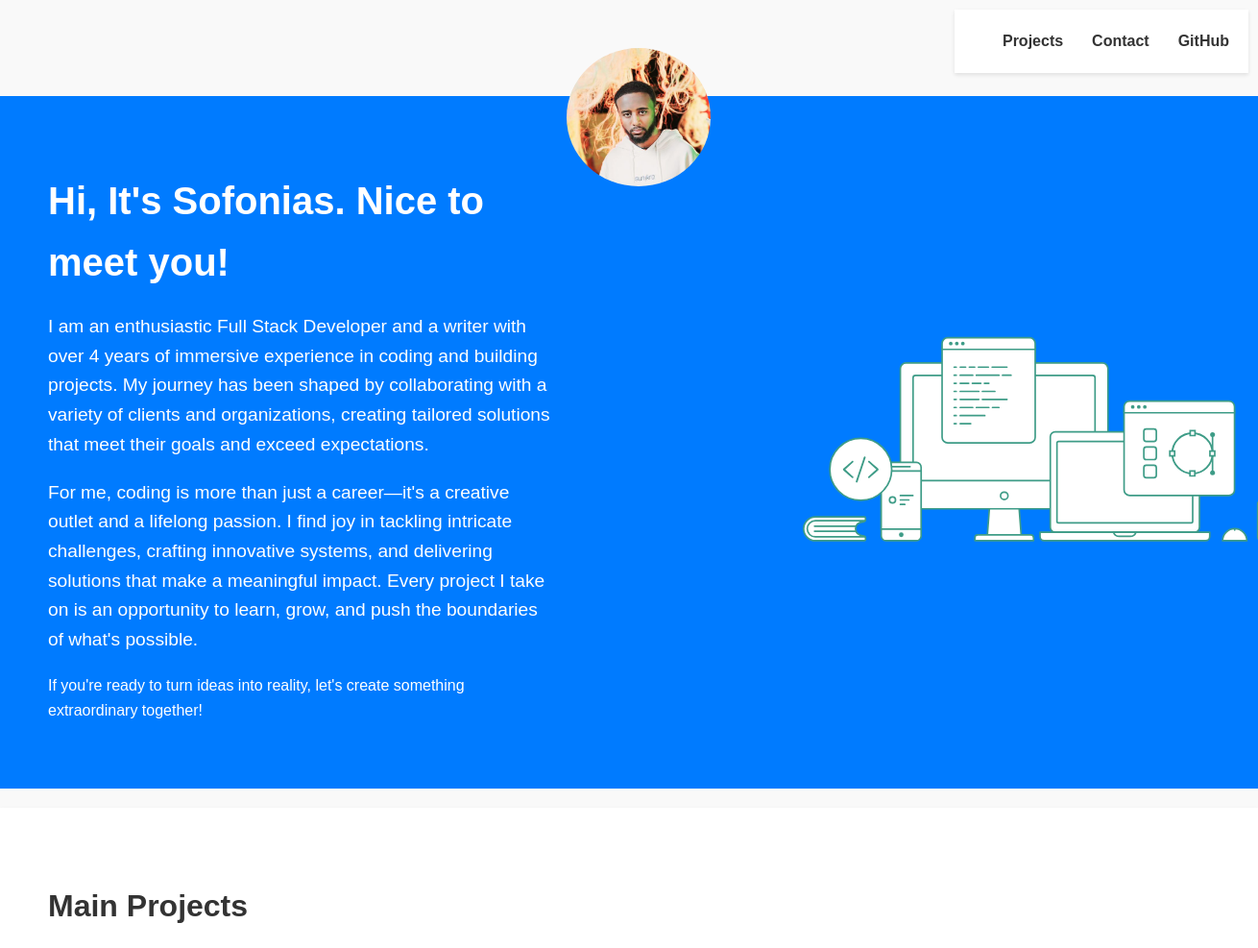
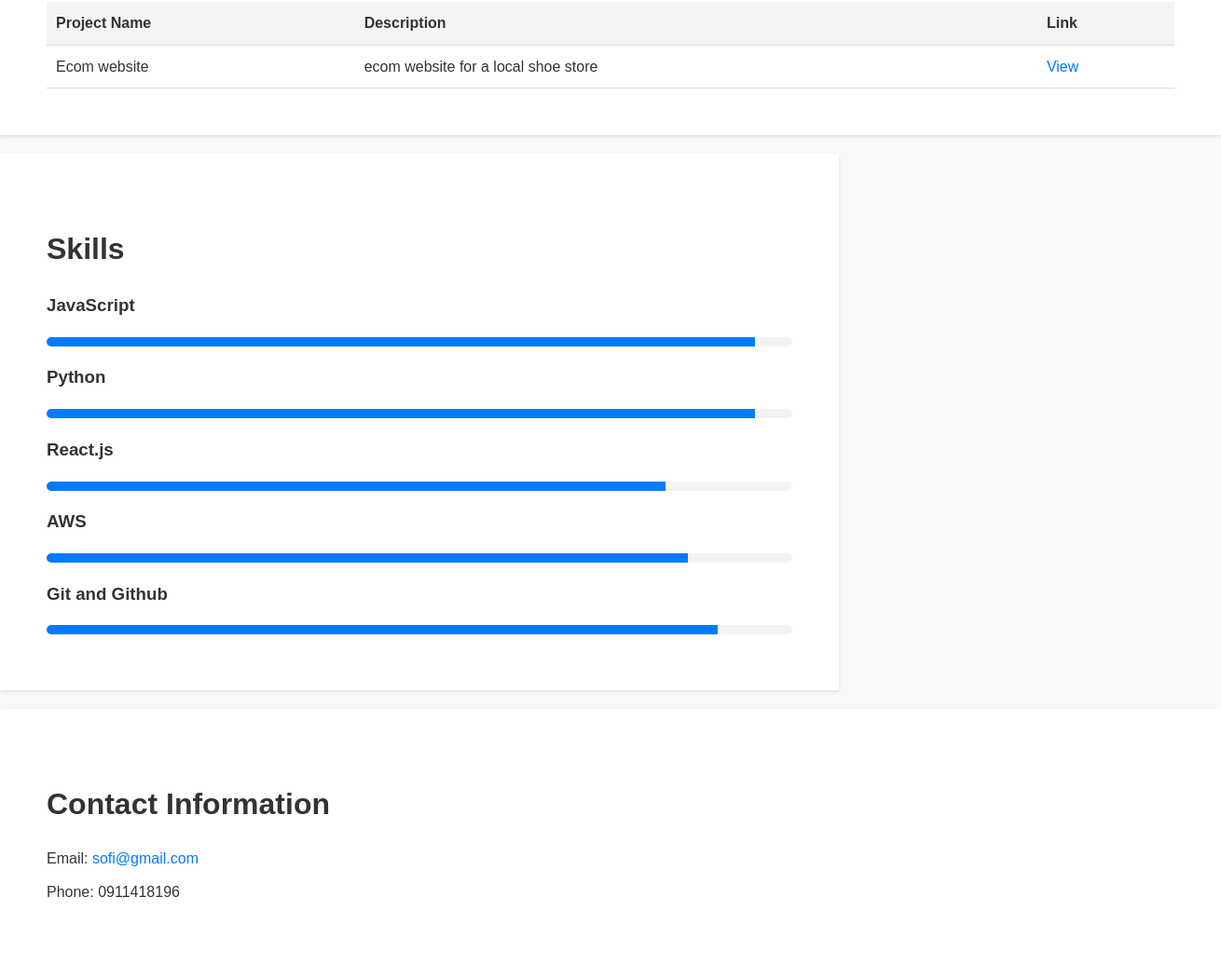
The page / on the database its author committed (2 pictures, top to bottom).
### tables this page shows
CREATE TABLE `website` (
  `id` int(11) NOT NULL,
  `name` varchar(255) NOT NULL,
  `email` varchar(255) NOT NULL,
  `phone` varchar(20) NOT NULL,
  `about` text NOT NULL
);

CREATE TABLE `project` (
  `id` int(11) NOT NULL,
  `imageurl` varchar(255) NOT NULL,
  `project_name` varchar(255) NOT NULL,
  `description` text NOT NULL
);

CREATE TABLE `services` (
  `id` int(11) NOT NULL,
  `name` varchar(255) NOT NULL,
  `level` int(11) NOT NULL
);

### includes/include.inc.php (called while the page is built, shortened)
<?php
function load($class){
    $path = 'classes/';
    $extension = '.class.php';
    $file = $path.$class.$extension;
}
?>

### classes/model.class.php (called while the page is built, shortened)
<?php
class Model extends Db {
protected function fetchWebsiteData() {
    $conn = $this->conn();
    $stmt = $conn->prepare("SELECT * FROM website LIMIT 1");
    $stmt->execute();
    return $stmt->get_result();
}
    protected function fetchProjectData() {
        $conn = $this->conn();
        $stmt = $conn->prepare("SELECT * FROM project");
        $stmt->execute();
        return $stmt->get_result();
    }
    protected function fetchServicesData() {
    $conn = $this->conn();
    $stmt = $conn->prepare("SELECT * FROM services");
    $stmt->execute();
    return $stmt->get_result();
}
}

### classes/controller.class.php (called while the page is built, shortened)
<?php
class Controller extends Model {
    public function readWebsiteContent() {
        $content = $this->fetchWebsiteData();
        return $content;
    }
    public function readProjectContent() {
        $content = $this->fetchProjectData();
        return $content;
    }
    public function readServicesContent() {
        $content = $this->fetchServicesData();
        return $content;
    }
    public function deleteServicesContent($id) {
        $content = $this->removeServicesData($id);
        return $content;
    }}
?>

### index.php (the view, shortened to what this page needs)
<?php
include 'includes/include.inc.php';
$controller = new Controller();
$websiteResult = $controller->readWebsiteContent();
$websiteData = $websiteResult ? $websiteResult->fetch_assoc() : [];
$name = $websiteData['name'] ?? 'Your Name';
$about = $websiteData['about'] ?? 'Welcome to my portfolio!';
$email = $websiteData['email'] ?? 'your-email@example.com';
$phone = $websiteData['phone'] ?? 'Your Phone Number';
$projectResult = $controller->readProjectContent();
$servicesResult = $controller->readServicesContent();
?>
<!DOCTYPE html>
<html lang="en">
<head>
    <link rel="stylesheet" href="style/style.css">
</head>
<body>
    <nav>
        <ul>
            <li><a href="./projects.html">Projects</a></li>
            <li><a href="./contact.html">Contact</a></li>
            <li><a href="https://github.com/kiztopia1/">GitHub</a></li>
        </ul>
    </nav>
    <div class="hero">
        <div class="left">
            <h1>Hi, It's <?php echo htmlspecialchars($name); ?>. Nice to meet you!</h1>
            <p><?php echo $about; ?></p>
        </div>
        <img src="./images/profile.jpg" alt="Profile Image" class="profile" />
        <div class="right">
            <img src="./images/hero.svg" alt="Hero Image" />
        </div>
    </div>
    <div class="projects">
        <section>
            <h2>Main Projects</h2>
            <table>
                <thead>
                    <tr>
                        <th>Project Name</th>
                        <th>Description</th>
                        <th>Link</th>
                    </tr>
                </thead>
                <tbody>
                    <?php while ($project = $projectResult->fetch_assoc()): ?>
                        <tr>
                            <td><?php echo htmlspecialchars($project['project_name']); ?></td>
                            <td><?php echo htmlspecialchars($project['description']); ?></td>
                            <td>
                                <a href="<?php echo htmlspecialchars($project['imageurl']); ?>">
                                    View
                                </a>
                            </td>
                        </tr>
                    <?php endwhile; ?>
                </tbody>
            </table>
        </section>
    </div>
    <div class="services">
        <section>
            <h2>Skills</h2>
            <?php while ($service = $servicesResult->fetch_assoc()): ?>
                <div>
                    <h3><?php echo htmlspecialchars($service['name']); ?></h3>
                    <div class="progress-bar">
                        <div class="progress-bar-fill" style="width: <?php echo htmlspecialchars($service['level']); ?>%;"></div>
                    </div>
                </div>
            <?php endwhile; ?>
        </section>
    </div>
    <div class="contact">
        <section>
            <h2>Contact Information</h2>
            <ul>
                <li>Email: <a href="mailto:<?php echo htmlspecialchars($email); ?>"><?php echo htmlspecialchars($email); ?></a></li>
                <li>Phone: <?php echo htmlspecialchars($phone); ?></li>
            </ul>
        </section>
    </div>
</body>
</html>

### style/style.css (style rules this page uses)
body { font-family: "Courier New", Courier, monospace; padding: 60px; }
nav { position: absolute; right: 10px; top: 10px; }
nav ul { list-style: none; display: flex; }
nav ul a { margin-left: 10px; color: black; text-decoration: none; }
.profile { width: 150px; border-radius: 50%; position: absolute; top: 50px; left: 45%; }
.hero { width: 100%; display: flex; justify-content: space-between; margin-top: 100px; }
.hero .left { width: 40%; }
.hero .right { width: 40%; }
.hero .right img { width: 100%; }
.projects { margin-top: 100px; }
.contact { margin-top: 100px; }
.services { max-width: 800px; }

### index.php (style rules this page uses)
body { font-family: Arial, sans-serif; margin: 0; padding: 0; background-color: #f9f9f9; color: #333; line-height: 1.6; }
nav { display: flex; justify-content: flex-end; padding: 20px; background-color: #ffffff; box-shadow: 0 2px 4px rgba(0, 0, 0, 0.1); }
nav ul { list-style: none; margin: 0; padding: 0; display: flex; }
nav ul li { margin-left: 20px; }
nav ul a { text-decoration: none; color: #333; font-weight: bold; transition: color 0.3s ease; }
.hero { display: flex; align-items: center; justify-content: space-between; padding: 50px; background-color: #007BFF; color: #ffffff; }
.hero .left { max-width: 50%; }
.hero h1 { font-size: 2.5em; margin-bottom: 20px; }
.hero p { font-size: 1.2em; }
.hero img.profile { border-radius: 50%; max-width: 150px; }
.hero .right img { max-width: 100%; }
.projects, .services, .contact { padding: 50px; background-color: #ffffff; margin-top: 20px; box-shadow: 0 2px 4px rgba(0, 0, 0, 0.1); }
.projects h2, .services h2, .contact h2 { font-size: 2em; margin-bottom: 20px; }
table { width: 100%; border-collapse: collapse; }
table th, table td { padding: 10px; text-align: left; border-bottom: 1px solid #ddd; }
table th { background-color: #f4f4f4; }
table a { color: #007BFF; text-decoration: none; }
.progress-bar { background-color: #f3f3f3; border-radius: 10px; height: 10px; margin: 10px 0; overflow: hidden; }
.progress-bar-fill { background-color: #007BFF; height: 100%; width: 0%; transition: width 0.3s ease; }
.contact ul { list-style: none; padding: 0; }
.contact ul li { margin: 10px 0; }
.contact ul a { color: #007BFF; text-decoration: none; }

### rows shown on the page
website: name "Sofonias", about "I am an enthusiastic Full Stack Developer and a writer with over 4 years of immersive experience in coding and building projects. My journey has been shaped by collaborating with a variety of clients and organizations, creating tailored solutions that meet their goals and exceed expectations. For me, coding is more than just a career—it's a creative outlet and a lifelong passion. I find joy in tackling intricate challenges, crafting innovative systems, and delivering solutions that make a meaningful impact. Every project I take on is an opportunity to learn, grow, and push the boundaries of what's possible. If you're ready to turn ideas into reality, let's create something extraordinary…", email "sofi@gmail.com", phone "0911418196"
project: project_name "Ecom website", description "ecom website for a local shoe store"
services: name "JavaScript", level 95 (drawn)
services: name "Python", level 95 (drawn)
services: name "React.js", level 83 (drawn)
services: name "AWS", level 86 (drawn)
services: name "Git and Github", level 90 (drawn)
